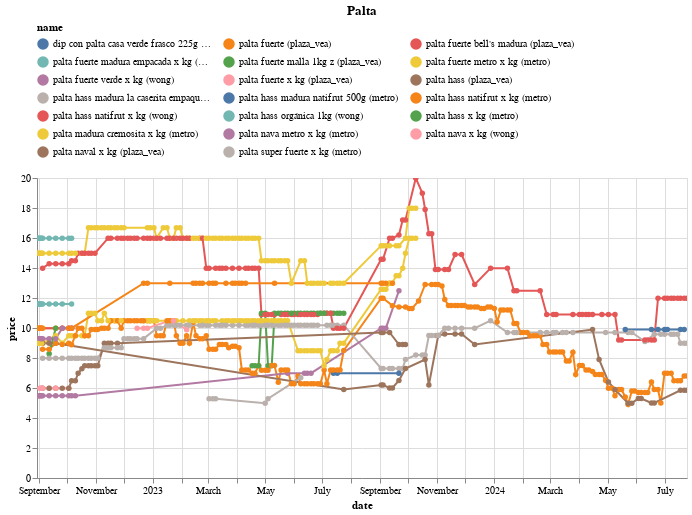

Notebook cell for this chart:
### Code cell
(df
 .loc[df.name.isin(names)]
 .pipe(alt.Chart)
 .mark_line(point=True)
 .encode(x='date', y='price', color='name', tooltip=['name','price'])
 .properties(width=650, title='Palta')
 .interactive()
 .configure_legend(orient='top', columns=3)
)

### Figure 1 — Vega-Lite specification as saved in the notebook (floating-point values rounded to 4 significant figures; data arrays with more than 128 entries replaced by an {"elided": "..."} marker saying what was removed)
{"config": {"view": {"continuousWidth": 300, "continuousHeight": 300}, "legend": {"columns": 3, "orient": "top"}}, "data": {"name": "data-bf921363dc697720b4840119c2b8829f"}, "mark": {"type": "line", "point": true}, "encoding": {"color": {"field": "name", "type": "nominal"}, "tooltip": [{"field": "name", "type": "nominal"}, {"field": "price", "type": "quantitative"}], "x": {"field": "date", "type": "temporal"}, "y": {"field": "price", "type": "quantitative"}}, "params": [{"name": "param_14", "select": {"type": "interval", "encodings": ["x", "y"]}, "bind": "scales"}], "title": "Palta", "width": 650, "$schema": "https://vega.github.io/schema/vega-lite/v5.17.0.json", "datasets": {"data-bf921363dc697720b4840119c2b8829f": {"elided": "808 records"}}}
